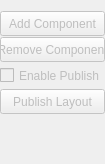
            <widget class="QWidget" name="page_4">
             <property name="geometry">
              <rect>
               <x>0</x>
               <y>0</y>
               <width>105</width>
               <height>164</height>
              </rect>
             </property>
             <attribute name="label">
              <string>1. Layout</string>
             </attribute>
             <layout class="QVBoxLayout" name="verticalLayout_2">
              <property name="spacing">
               <number>1</number>
              </property>
              <property name="leftMargin">
               <number>0</number>
              </property>
              <property name="rightMargin">
               <number>0</number>
              </property>
              <property name="bottomMargin">
               <number>0</number>
              </property>
              <item>
               <widget class="QPushButton" name="btnComponentAdd">
                <property name="enabled">
                 <bool>false</bool>
                </property>
                <property name="sizePolicy">
                 <sizepolicy hsizetype="Fixed" vsizetype="Fixed">
                  <horstretch>0</horstretch>
                  <verstretch>0</verstretch>
                 </sizepolicy>
                </property>
                <property name="minimumSize">
                 <size>
                  <width>105</width>
                  <height>25</height>
                 </size>
                </property>
                <property name="maximumSize">
                 <size>
                  <width>105</width>
                  <height>25</height>
                 </size>
                </property>
                <property name="text">
                 <string>Add Component</string>
                </property>
               </widget>
              </item>
              <item>
               <widget class="QPushButton" name="btnComponentRemove">
                <property name="enabled">
                 <bool>false</bool>
                </property>
                <property name="sizePolicy">
                 <sizepolicy hsizetype="Fixed" vsizetype="Fixed">
                  <horstretch>0</horstretch>
                  <verstretch>0</verstretch>
                 </sizepolicy>
                </property>
                <property name="minimumSize">
                 <size>
                  <width>105</width>
                  <height>25</height>
                 </size>
                </property>
                <property name="maximumSize">
                 <size>
                  <width>105</width>
                  <height>25</height>
                 </size>
                </property>
                <property name="text">
                 <string>Remove Component</string>
                </property>
               </widget>
              </item>
              <item>
               <widget class="QCheckBox" name="checkBoxPublishEnableLayout">
                <property name="enabled">
                 <bool>false</bool>
                </property>
                <property name="sizePolicy">
                 <sizepolicy hsizetype="Fixed" vsizetype="Fixed">
                  <horstretch>0</horstretch>
                  <verstretch>0</verstretch>
                 </sizepolicy>
                </property>
                <property name="minimumSize">
                 <size>
                  <width>105</width>
                  <height>25</height>
                 </size>
                </property>
                <property name="maximumSize">
                 <size>
                  <width>105</width>
                  <height>25</height>
                 </size>
                </property>
                <property name="text">
                 <string>Enable Publish</string>
                </property>
               </widget>
              </item>
              <item>
               <widget class="QPushButton" name="btnPublishLayout">
                <property name="enabled">
                 <bool>false</bool>
                </property>
                <property name="sizePolicy">
                 <sizepolicy hsizetype="Fixed" vsizetype="Fixed">
                  <horstretch>0</horstretch>
                  <verstretch>0</verstretch>
                 </sizepolicy>
                </property>
                <property name="minimumSize">
                 <size>
                  <width>105</width>
                  <height>25</height>
                 </size>
                </property>
                <property name="maximumSize">
                 <size>
                  <width>105</width>
                  <height>25</height>
                 </size>
                </property>
                <property name="text">
                 <string>Publish Layout</string>
                </property>
               </widget>
              </item>
              <item>
               <spacer name="verticalSpacer_5">
                <property name="orientation">
                 <enum>Qt::Vertical</enum>
                </property>
                <property name="sizeHint" stdset="0">
                 <size>
                  <width>0</width>
                  <height>40</height>
                 </size>
                </property>
               </spacer>
              </item>
             </layout>
            </widget>
